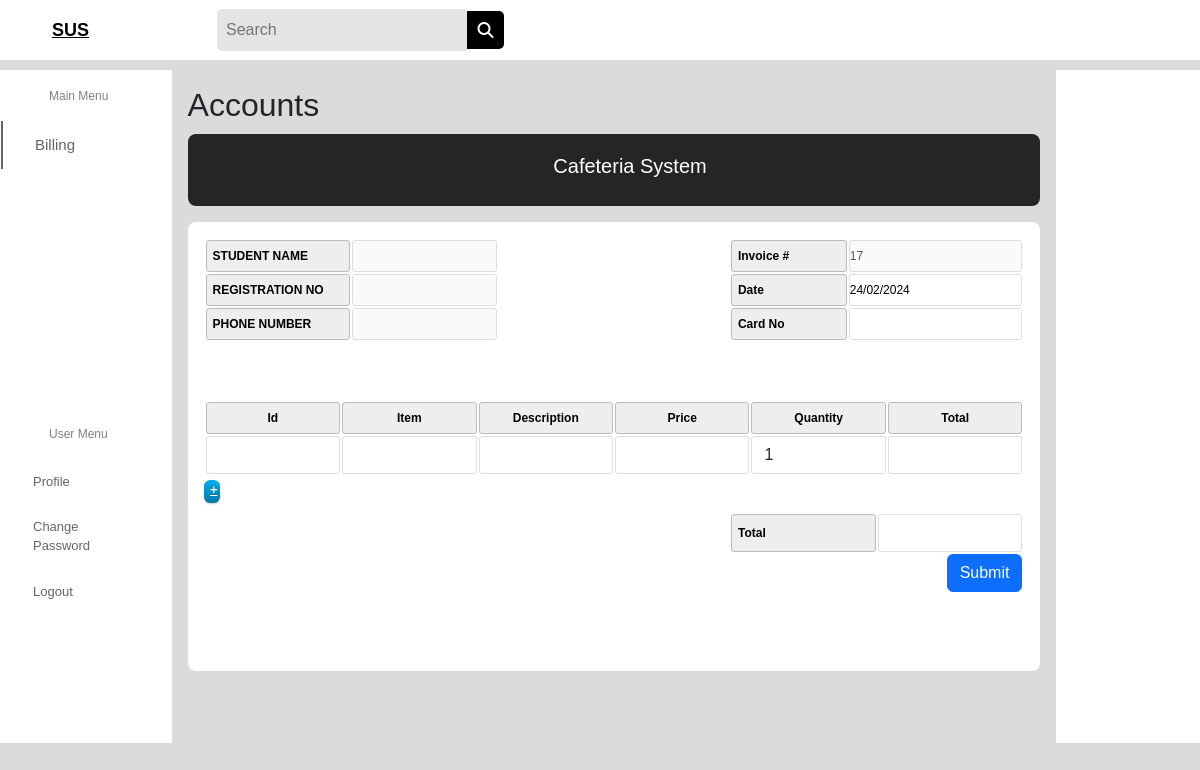
/invoice.php (signed in), run on an earlier commit of the app's database.
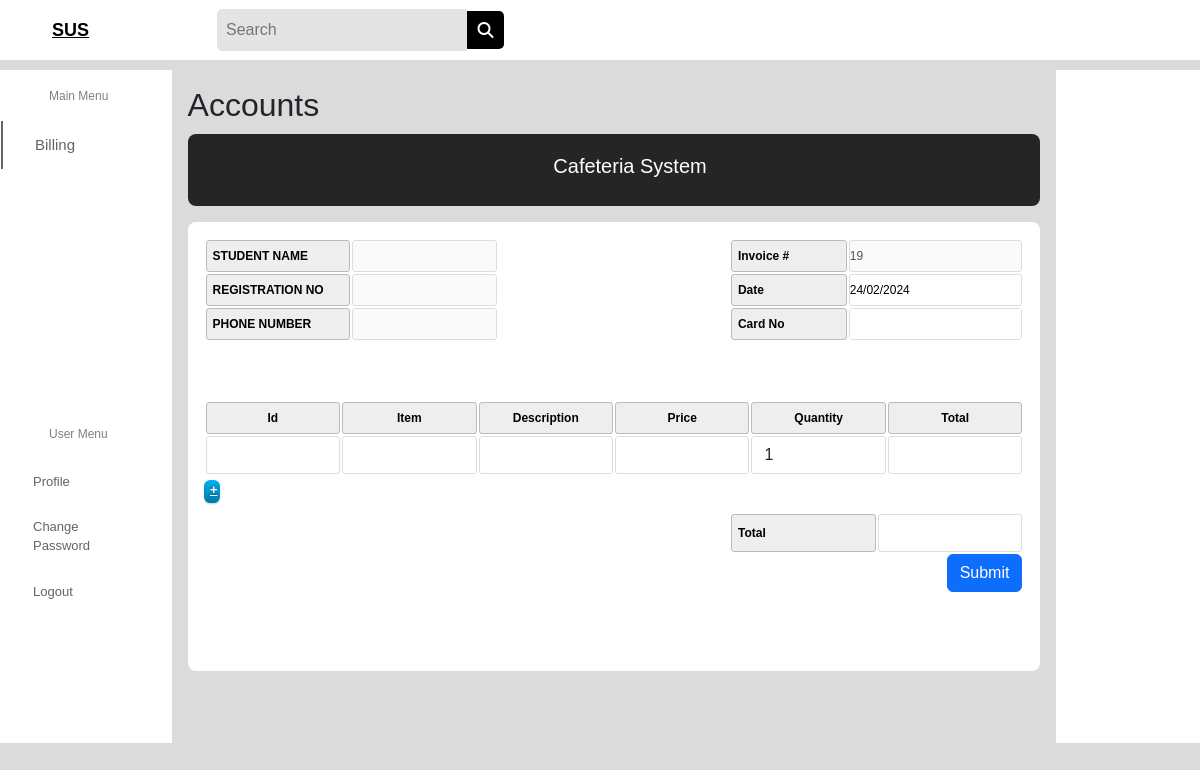
And on a later commit of the database.
### tables this page shows
CREATE TABLE `total_invoices` (
  `invoice_id` int(11) NOT NULL,
  `customer_account` text NOT NULL,
  `total_amount` text NOT NULL,
  `time` datetime NOT NULL DEFAULT current_timestamp()
);

### invoice.php (the view, shortened to what the changed rows need)
<?php
include "connection.php";
if (!isset($_SESSION['loggedin']) || $_SESSION['loggedin'] != true) {
        header("location: login.php");
        exit;
} else {
$sql_Invoice = "SELECT invoice_id FROM `total_invoices` ORDER BY invoice_id DESC;";
$run_Invoice = mysqli_query($conn, $sql_Invoice);
$invoice_row = mysqli_fetch_assoc($run_Invoice);
$invoice_number = $invoice_row['invoice_id'];
$invoice_no = $invoice_number + 1;
}
?>
<!DOCTYPE html>
<html lang="en">
<head>
    <link rel="stylesheet" href="bootstrap/css/bootstrap.css">
    <link rel="stylesheet" href="css/invoice.css" />
    <link rel="stylesheet" href="https://cdnjs.cloudflare.com/ajax/libs/font-awesome/6.2.0/css/all.min.css" />
</head>
<body>
    <form action="invoice.php" method="POST">
        <div class="s_container">
            <div class="main-body">
                <h2>Accounts</h2>
                <div class="table-info">
                    <article class="py-2">
                        <table class="Recipient">
                            <tr>
                                <th> STUDENT NAME</th>
                            </tr>
                            <tr>
                                <th> REGISTRATION NO</th>
                            </tr>
                            <tr>
                                <th> PHONE NUMBER</th>
                            </tr>
                        </table>
                        <table class="meta">
                            <tr>
                                <th>Invoice #</span></th>
                                <td><input type="text" value="<?php echo $invoice_no; ?>" class="student_info" disabled></span></td>
                            </tr>
                            <tr>
                                <th>Date</span></th>
                            </tr>
                            <tr>
                                <th>Card No</span></th>
                            </tr>
                        </table>
                        <table class="inventory pt-3">
                            <thead>
                                <tr>
                                    <th>Id</span></th>
                                    <th>Item</span></th>
                                    <th>Description</span></th>
                                    <th>Price</span></th>
                                    <th>Quantity</span></th>
                                    <th>Total</span></th>
                                </tr>
                            </thead>
                        </table>
                        <table class="balance">
                            <tr>
                                <th><span contenteditable>Total</span></th>
                            </tr>
                        </table>
                    </article>
                </div>
            </div>
        </div>
    </form>
</body>
</html>

What changed in the data, as far as the page shows it:
no longer on this page (row edited): total_invoices: invoice_id "17"
added total_invoices: invoice_id "19"
